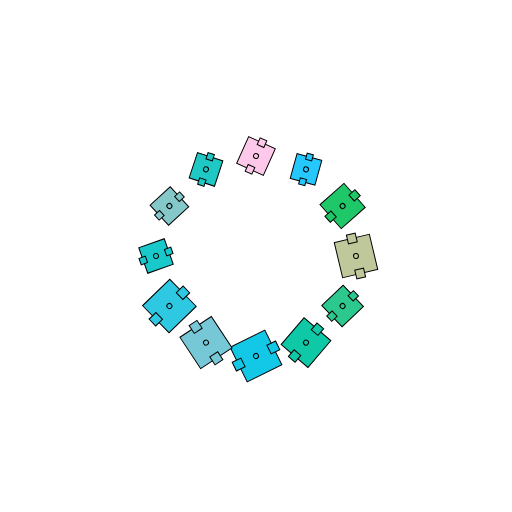
Frame 1 (no input)
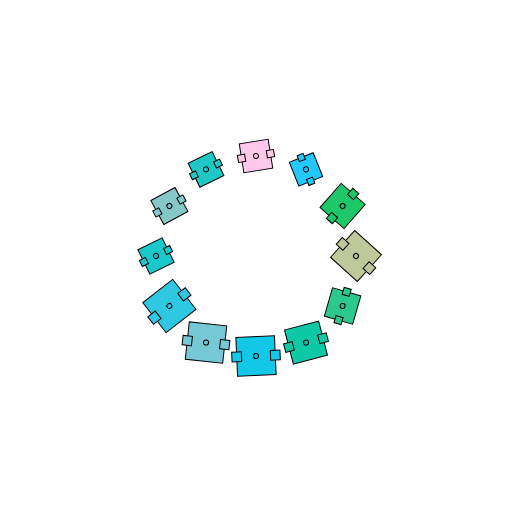
Frame 60 (no input)
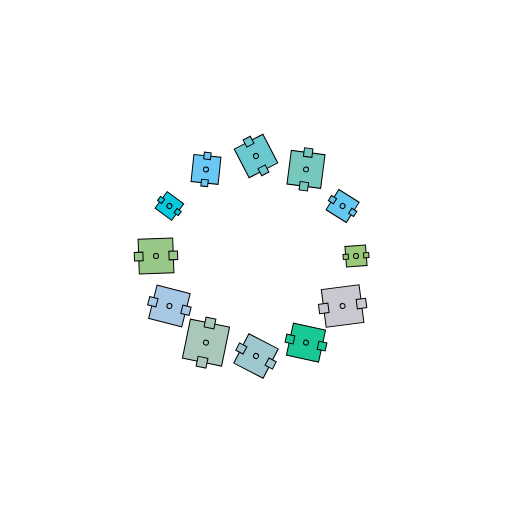
Frame 120 (the mouse pressed at the canvas centre since frame 60)

The p5.js sketch that drew these frames (run headless with seeded random() and noise() and a simulated clock; from frame 60 on, the mouse is pressed at the canvas centre):

// p5.js sketch
// ── sketch.js
let vel = 3;
let rot = 1;
let nElementos = 12;

let angulos = [];
let velocidades = [];
let tamanos = [];
let colores = [];


function setup() {
  createCanvas(512, 512);
  rectMode(CENTER);

  //vamos a rellenar nuestros arrays;
  for (let i = 0; i < nElementos; ++i) {
    angulos[i] = random(360);
    velocidades[i] = random(-1, 1);
    colores[i] = color(random(255), 200, 100 + random(155));
    tamanos[i] = random(20, 40);
  }
}

function draw() {
  background(255);
    for (let i = 0; i < nElementos; ++i) {
        push();
        translate(width/2, height/2);
        rotate(radians(30*i));
        let miRot = angulos[i] += velocidades[i];
        figura(100, 0, tamanos[i], miRot, colores[i]);
        pop();
        
    }
}

function figura(x, y, t, r, c) {
  push();
  translate(x, y);
  fill(c/3, 50);
  rotate(radians(r));
  fill(c);
  rect(0, 0, t, t);
  fill(c*2);
  ellipse(0, 0, 5, 5);
  rect(t / 2, 0, t / 4, t / 4);
  rect(- t / 2, 0, t / 4, t / 4);
  pop();
}

function mousePressed() {
  randomizar();
}

function randomizar() {
  for (let i = 0; i < nElementos; ++i) {
    angulos[i] = random(360);
    velocidades[i] = random(-1, 1);
    colores[i] = color(random(255), 200, 100 + random(155));
    tamanos[i] = random(20, 40);
  }
  
}
